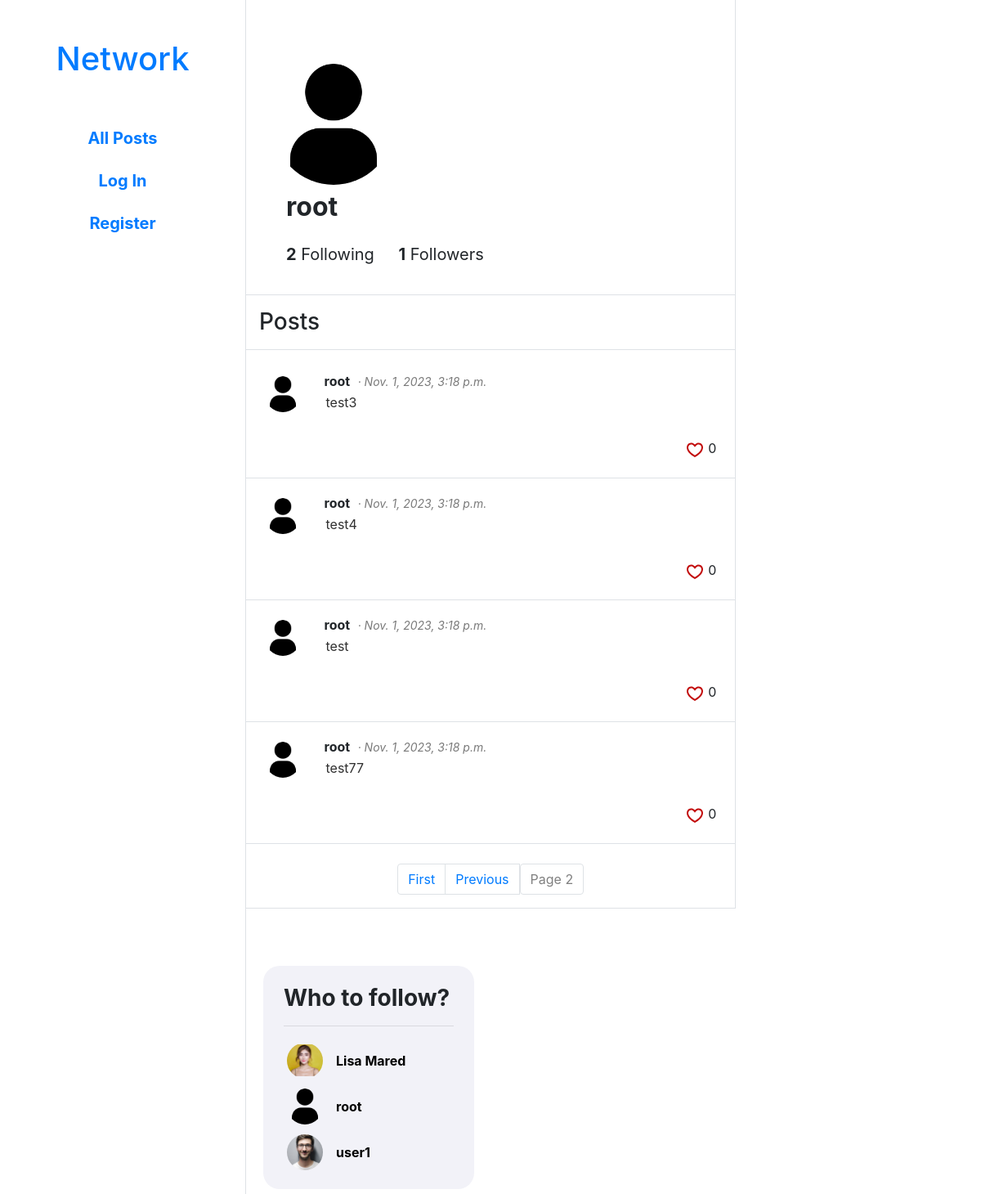
/profile/2?page=2, run on the app's committed database.
### network/models.py (models this page shows, shortened)
class User(AbstractUser):
    avatar = models.ImageField(upload_to='profile_pictures', null=True, blank=True)
    followed = models.ManyToManyField('self', symmetrical=False, blank=True, related_name='followers')

class Post(models.Model):
    author = models.ForeignKey(User, on_delete=models.CASCADE, related_name="posts")
    content = models.CharField(max_length=2048)
    likes = models.ManyToManyField(User, blank=True, related_name="liked")
    created_at = models.DateTimeField(auto_now_add=True)

### network/views.py (the view)
# urls.py: path("profile/<str:user_id>", views.profile_view, name="profile"),
def profile_view(request, user_id):
    user = User.objects.get(id=user_id)
    paginator = Paginator(Post.objects.filter(author=user).order_by('-created_at'), 10)
    page_number = request.GET.get('page')
    if not page_number:
        page_number = 1
    if request.user.is_authenticated:
        to_follow = User.objects.exclude(id__in=request.user.followed.all().values_list('id')).exclude(id=request.user.id).annotate(followers_count=Count('followers')).order_by('-followers_count')[:5]
    else:
        to_follow = User.objects.annotate(followers_count=Count('followers')).order_by('-followers_count')[:5]
    return render(request, "network/profile.html", {
        "profile": user,
        "followed": request.user.followed.filter(id=user_id).first() if request.user.is_authenticated else False,
        "posts": paginator.get_page(page_number),
        "to_follow": to_follow
    })

### network/templates/network/profile.html (shortened to what this page needs)
{% extends "network/index.html" %}
{% load static %}
{% block body2 %}
<div class="divs-2 ">
    <div>
        {% if profile.avatar %}
            <div class="m-2 avatar2" style="background-image: url('{{ profile.avatar.url }}');"></div>
        {% else %}
            <div class="m-2 avatar2" style="background-image: url('{% static 'network/default-avatar.png' %}');"></div>
        {% endif %}
        <h2 class="m-1 ml-4"><strong>{{ profile.username }}</strong></h2>
        <div class="m-4 blockquote">
            <b>{{ profile.followed.count }}</b> Following <b class="ml-4">{{ profile.followers.count }}</b> Followers
    </div>
    </div>
</div>
<h3 class="p-3 hr">Posts</h3>
<div id="posts-container">
    {% for post in posts %}
        <div class="row p-2 pt-4 border-top border-bottom post-container">
            <div class="col-1">
                {% if post.author.avatar %}
                    <div class="avatar" style="background-image: url('{{ post.author.avatar.url }}');"></div>
                {% else %}
                    <div class="avatar" style="background-image: url('{% static 'network/default-avatar.png' %}');"></div>
                {% endif %}
            </div>
            <div class="col-11">
                <div class="ml-4 post-content-container">
                    <strong>{{ post.author.username }}</strong>
                    <i class="timestamp">· {{ post.created_at }}</i>
                    <br>
                    <textarea class="bg-transparent post-content" type="text" disabled>{{ post.content }}</textarea>
                    <div class="like-container">
                        {% if user in post.likes.all %}
                            <svg style="display: inline-block;" class="like" data-post="{{ post.id }}" data-like="true"><g color="#c20b0b"><path fill="currentcolor" d="M20.884 13.19c-1.351 2.48-4.001 5.12-8.379 7.67l-.503.3-.504-.3c-4.379-2.55-7.029-5.19-8.382-7.67-1.36-2.5-1.41-4.86-.514-6.67.887-1.79 2.647-2.91 4.601-3.01 1.651-.09 3.368.56 4.798 2.01 1.429-1.45 3.146-2.1 4.796-2.01 1.954.1 3.714 1.22 4.601 3.01.896 1.81.846 4.17-.514 6.67z"></path></g></svg>
                            <svg style="display: none;" class="like " data-post="{{ post.id }}" data-like="false"><g color="#c20b0b"><path fill="currentcolor" d="M16.697 5.5c-1.222-.06-2.679.51-3.89 2.16l-.805 1.09-.806-1.09C9.984 6.01 8.526 5.44 7.304 5.5c-1.243.07-2.349.78-2.91 1.91-.552 1.12-.633 2.78.479 4.82 1.074 1.97 3.257 4.27 7.129 6.61 3.87-2.34 6.052-4.64 7.126-6.61 1.111-2.04 1.03-3.7.477-4.82-.561-1.13-1.666-1.84-2.908-1.91zm4.187 7.69c-1.351 2.48-4.001 5.12-8.379 7.67l-.503.3-.504-.3c-4.379-2.55-7.029-5.19-8.382-7.67-1.36-2.5-1.41-4.86-.514-6.67.887-1.79 2.647-2.91 4.601-3.01 1.651-.09 3.368.56 4.798 2.01 1.429-1.45 3.146-2.1 4.796-2.01 1.954.1 3.714 1.22 4.601 3.01.896 1.81.846 4.17-.514 6.67z"></path></g></svg>
                        {% else %}
                            <svg style="display: inline-block;" class="like " data-post="{{ post.id }}" data-like="false"><g color="#c20b0b"><path fill="currentcolor" d="M16.697 5.5c-1.222-.06-2.679.51-3.89 2.16l-.805 1.09-.806-1.09C9.984 6.01 8.526 5.44 7.304 5.5c-1.243.07-2.349.78-2.91 1.91-.552 1.12-.633 2.78.479 4.82 1.074 1.97 3.257 4.27 7.129 6.61 3.87-2.34 6.052-4.64 7.126-6.61 1.111-2.04 1.03-3.7.477-4.82-.561-1.13-1.666-1.84-2.908-1.91zm4.187 7.69c-1.351 2.48-4.001 5.12-8.379 7.67l-.503.3-.504-.3c-4.379-2.55-7.029-5.19-8.382-7.67-1.36-2.5-1.41-4.86-.514-6.67.887-1.79 2.647-2.91 4.601-3.01 1.651-.09 3.368.56 4.798 2.01 1.429-1.45 3.146-2.1 4.796-2.01 1.954.1 3.714 1.22 4.601 3.01.896 1.81.846 4.17-.514 6.67z"></path></g></svg>
                        {% endif %}
                        <p class="likes-count likes-count-{{ post.id }}">{{ post.likes.count }}</p>
                    </div>
                </div>
            </div>
        </div>
    {% endfor %}
    <div class="d-flex justify-content-center mt-4">
        <ul class="pagination">
            {% if posts.has_previous %}
                <li class="page-item"><a class="page-link" href="?page=1">First</a></li>
                <li class="page-item"><a class="page-link" href="?page={{ posts.previous_page_number }}">Previous</a></li>
            {% endif %}
            <span class="current">
                <li class="page-item"><a class="page-link disabled">Page {{ posts.number }}</a></li>
            </span>
        </ul>
    </div>
</div>
{% endblock %}

### network/templates/network/index.html (shortened to what this page needs)
{% extends "network/layout.html" %}
{% load static %}
{% block body %}
<div class="row body-1-container bg-white">
    <div class="col-8 border-right border-bottom body-2-container">
        {% block body2 %}
        {% endblock %}
    </div>
    <div class="col-4 right-bar-container">
        <div class="right-panel">
            <h3><strong>Who to follow?</strong></h3>
            <hr>
            {% for user in to_follow %}
                <a href="{% url 'profile' user.id %}">
                    <div class="m-1 mb-2 avatar" style="background-image:
                        {% if user.avatar %}
                            url('{{ user.avatar.url }}');
                        {% else %}
                            url('{% static 'network/default-avatar.png' %}');
                        {% endif %}
                        ">
                        <div class="username-to-follow-container align-middle">
                            <b>{{ user.username }}</b>
                        </div>
                    </div>
                </a>
                <br>
            {% endfor %}
        </div>
    </div>
</div>
{% endblock %}

### network/static/network/styles.css (style rules this page uses)
.divs-2 { margin-top: 30px; margin-inline: -15px; padding-top: 40px; padding-inline: 25px; padding-bottom: 10px; border-bottom: 1px solid #dee2e6!important; }
.avatar { display: inline-block; width: 44px; height: 44px; border-radius: 50%; background-repeat: no-repeat; background-position: center; background-size: 44px; }
.avatar2 { width: 148px; height: 148px; border-radius: 50%; background-repeat: no-repeat; background-position: center; background-size: 148px; }
.post-content { resize: none; min-height: 0px; color: rgb(48, 48, 48); border: none; border-radius: 5px; width: 100%; }
.post-container { border-top: 0 solid #dee2e6!important; margin: 0px; }
#posts-container { margin-inline: -15px; width: calc(100% + 30px); }
.post-content-container { margin-top: -6px; }
.body-1-container { min-width: 300px; }
.body-2-container { min-width: 300px; }
.right-bar-container { min-width: 300px; }
.timestamp { display: inline-block; color: rgb(122, 122, 122); font-size: 14px; margin-left: 5px; }
.like { display: inline-block; height: 24px; width: 24px; }
.likes-count { display: inline-block; }
.like-container { float: right; }
.hr { margin-inline: -15px; border-bottom: 1px solid #dee2e6!important; }
a.disabled { color: gray; pointer-events: none; }
.right-panel { background-color: rgb(242, 242, 248); margin: 6px; margin-top: 70px; padding: 25px; padding-top: 23px; padding-bottom: 15px; border-radius: 20px; }
.username-to-follow-container { display: inline-block; vertical-align: middle; margin-left: 60px; line-height: 44px; color: black; min-width: 150px; }

### data on the page
User: username "root", followed.count "2", followers.count "1"
Post: author.username "root", created_at "Nov. 1, 2023, 3:18 p.m.", content "test3", likes.count "0"
Post: author.username "root", created_at "Nov. 1, 2023, 3:18 p.m.", content "test4", likes.count "0"
Post: author.username "root", created_at "Nov. 1, 2023, 3:18 p.m.", content "test", likes.count "0"
Post: author.username "root", created_at "Nov. 1, 2023, 3:18 p.m.", content "test77", likes.count "0"
User: avatar (picture), username "Lisa Mared"
User: avatar (picture), username "user1"

### other printed values
{{ posts.number }} "2"
